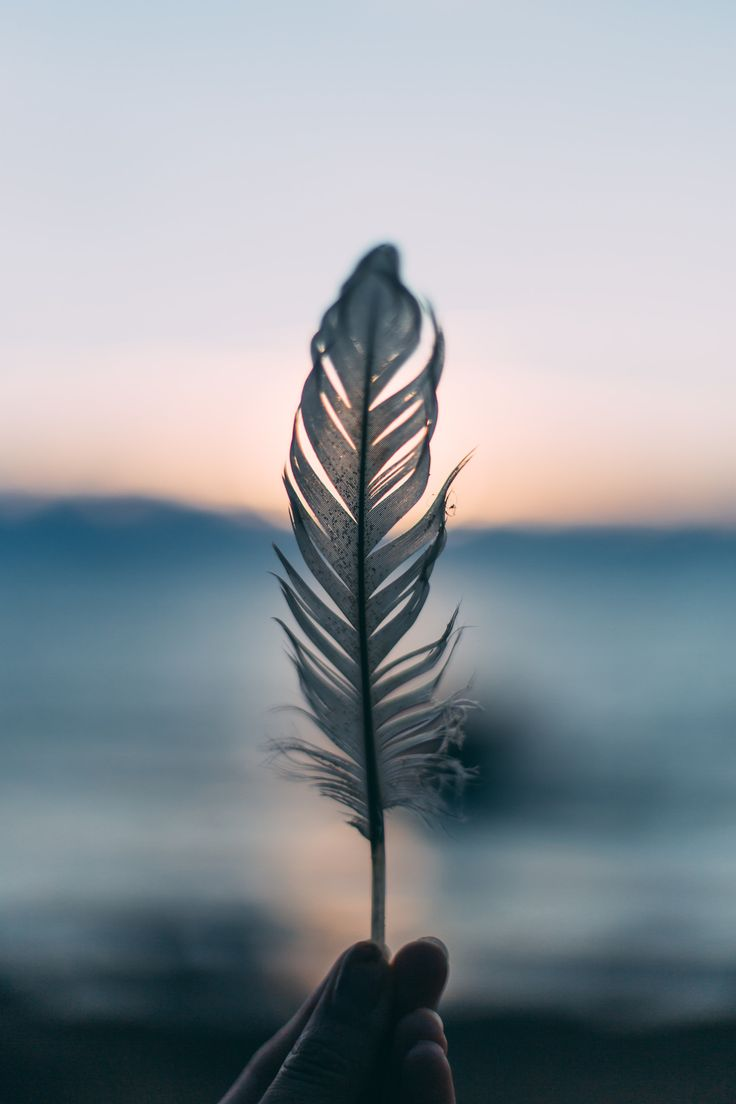
#> input picture IP-PRACTICAL/feather.jpg, 736 x 1104 px
$ python createdamaged.py
#> lines starting #> are read from the running program, lines starting #| are printed output that depends on the picture; after the words box and inside, x2 and y2 are one past the last pixel; in counts of white or black regions, pixels touching at a corner belong together
import cv2

# Read the original image
img = cv2.imread("feather.jpg")
#> img is the input picture: shape (1104, 736, 3); mean B, G, R 155.7, 149.1, 141.1

if img is None:
    raise FileNotFoundError("feather.jpg not found!")

# Create a black damaged region
# Format: image[y1:y2, x1:x2]
img[450:550, 300:400] = [0, 0, 0]
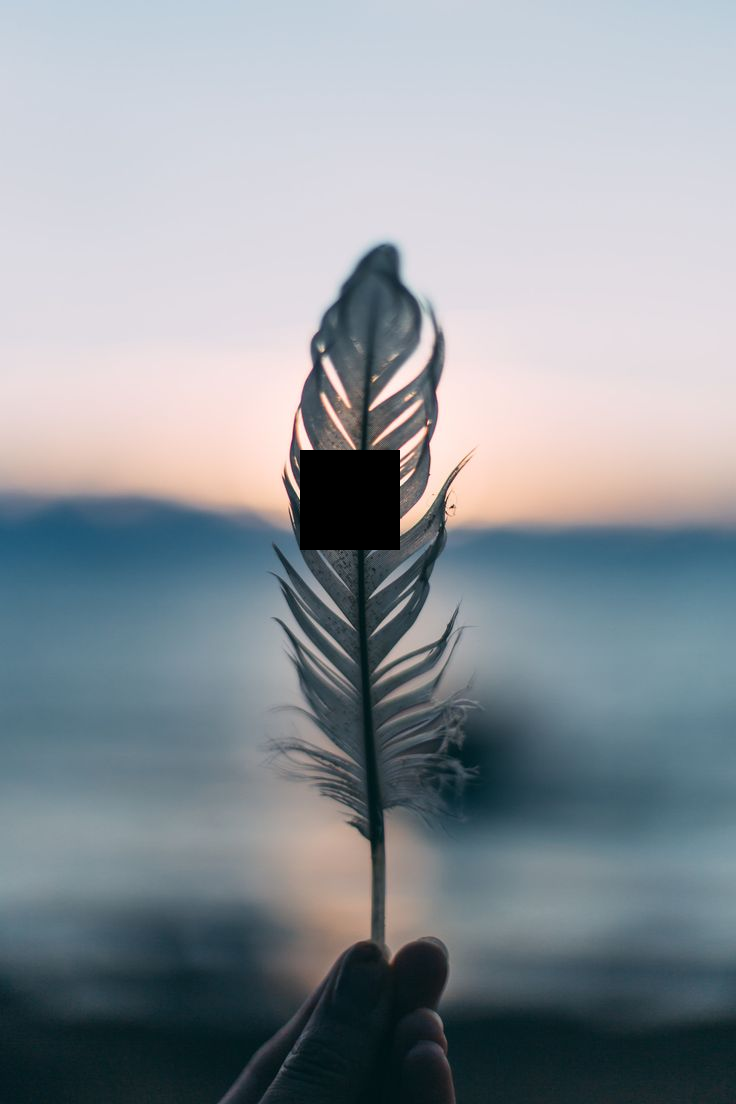
#> img: shape (1104, 736, 3); 1.23% of pixels changed, all inside (x1, y1, x2, y2) = (300, 450, 400, 550)

# Save damaged image
cv2.imwrite("feather_damaged.png", img)

# Display
cv2.imshow("Damaged Image", img)
cv2.waitKey(0)
cv2.destroyAllWindows()
